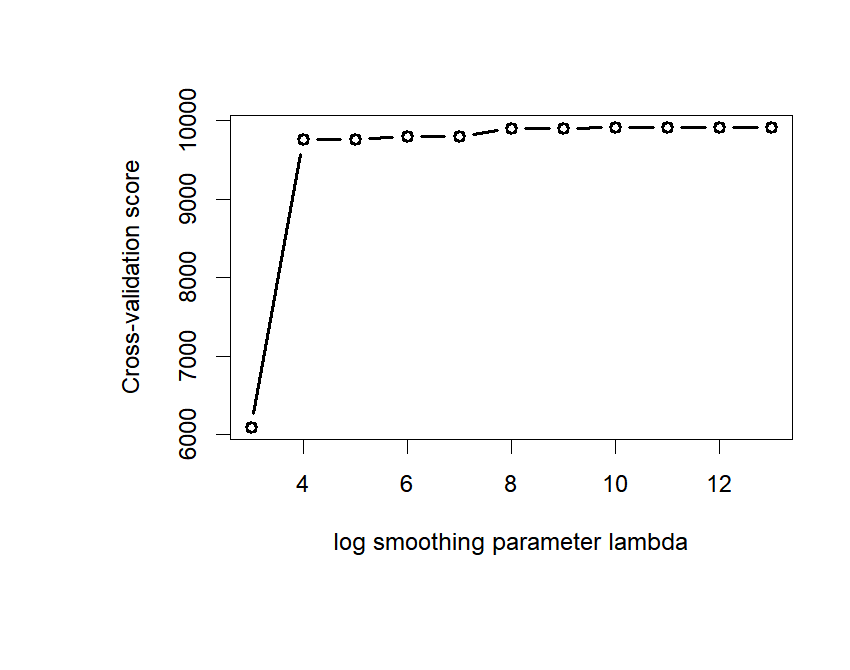

Generate this figure with R:
#y matrix
rm(list=ls())
library(dplyr)
library(plyr)
library(tidyverse)
library(tibble)
library(ggplot2)
library(fda)
# Load packages
library(caret)

df <- read.csv("C:/Users/Jenny/Desktop/4F90/FDA/dataset/ON_DAILY/X.csv")
Y <- read.csv("C:/Users/Jenny/Desktop/4F90/FDA/dataset/NFDB_point_stats/NFDB_point_txt/fireNOON.csv")
#date <- read.csv("C:/Users/Jenny/Desktop/4F90/FDA/dataset/NFDB_point_stats/NFDB_point_txt/cldweek.csv")

empty <- matrix(data = 0, ncol = 52)
yset1 = 1514:1908
yset2 = 1909:2303
yset3 = 2304:2698
yset4 = 2699:3093
yset5 = 3094:3488
yset = 2304:3488

#yset <- rbind(yset, yset1) # 1,3-5
# 1975 = 5*395
for(i in c(2304:3488,1514:1908)){
  for (i in i){
    new <-rbind(empty,df$precipitation[(i-1):(i-52)]) # previous 52 week 
    #print(new)
    empty <- new
  }
}                                            
Xmatrixtrain <- new[-1,] # matrix value - X train
firetrain <- Y[c(2304:3488,1514:1908),2] # NOofFire - Y
ytrain = log(firetrain)
ytrain[ytrain == "-Inf"]<- 0
new <- NULL
empty <- NULL
argvals = seq(0,52, len = 52)
nbasis =13
basisobj = create.bspline.basis(c(0,52),nbasis)
#plot(basisobj)
xstrain = smooth.basis(argvals=argvals, y=t(Xmatrixtrain), fdParobj=basisobj) 
xtrain<-xstrain$fd # fda function

xlisttrain = vector("list",2)
xlisttrain[[1]] = rep(1,1580)
xlisttrain[[2]] = xtrain

# test

# 1975 = 5*395
for(i in yset2){
  for (i in i){
    new <-rbind(empty,df$precipitation[(i-1):(i-52)]) # previous 52 week 
    #print(new)
    empty <- new
  }
}                                                                                                                                                                                                                                                                                                                                                                                                                                                                                                                                                                                                                                                                                                                                                                                                                                                                                                                                                                                                                                                                                                                                                                                                                                                                                                                                                                                                                                                                                                                                                                                                                                                                                                                                                                                                                                                                                                                                                                                                                                                                                                                                                                                                                                                                                                                                                                                                                                                                                                                                                                                                                                                                                                                                                                                                                                                                       

Xmatrixtest <- new # matrix value - X
firetest <- Y[yset2,2] # NOofFire - Y
ytest = log(firetest)
ytest[ytest == "-Inf"]<- 0
xstest = smooth.basis(argvals=argvals, y=t(Xmatrixtest), fdParobj=basisobj) 
xtest<-xstest$fd # fda function

xlisttest = vector("list",2)
xlisttest[[1]] = rep(1,length(yset2))
xlisttest[[2]] = xtest

# create a constant basis for the intercept
conbasis   = create.constant.basis(c(0,52))
#quartz()
#plot(conbasis)
# Define the small number of basis functions for beta(t)
# We do not use roughness penalty here

#--------------- Select the optimal lambda ---------------# 

loglam = seq(3,13,1)
nlam   = length(loglam)
SSE.CV = rep(NA,nlam)
for (ilam in 1:nlam) {
  print(paste("log lambda =", loglam[ilam]))
  lambda     = 10^(loglam[ilam])
  # Define the small number of basis functions for beta(t)
  # We do not use roughness penalty here
  nbasis =ilam # seq(3,100,by = 5) 
  betabasis5 = create.fourier.basis(c(0,52),nbasis)
  betalist1  = vector("list",2)
  betalist1[[1]] = conbasis
  betalist1[[2]] = betabasis5
  
  fRegressList1 =  fRegress(ytrain,xlisttrain,betalist1)
  names(fRegressList1)
  betaestlist1  = fRegressList1$betaestlist
  length(betaestlist1)
  # betaestlist1 has two elements. The first element is the intercept
  # The second element is the slope beta(t)
  
  # obtain beta(t)
  tempbetafd1   = betaestlist1[[2]]$fd
  
  #quartz()
  par(mfrow=c(1,1),mar = c(8, 8, 4, 2))
  plot(tempbetafd1, xlab="Precipitation", ylab="Beta for Fire")
  
  #predict 
  ytestfit = predict(fRegressList1, newdata=xlisttest$xtest, se.fit = FALSE)
  
  SSE.CV[ilam] = sum((ytest-ytestfit)^2) # Square Prediction Error  
  print(ilam) 
} 
plot(loglam,  SSE.CV, type="b", col=1,lty=1, lwd=2,
     xlab="log smoothing parameter lambda",
     ylab="Cross-validation score", cex.lab=1,cex.axis=1)
#plot(log(lambda), cv.lam, type="l", col=2,lty=1, lwd=2,ylab="CV") 
SSE.CV.opt = lambda[which.min(SSE.CV )] 
SSE.CV.opt 

#L = Xmatrixtrain%*%ginv(t(Xmatrixtrain)%*%Xmatrixtrain+cv.lam.opt)%*%t(Xmatrixtrain) 
#yhatcv = L%*%yset

#plot(X,yset,main="CV",xlab="log(Precipitation)",ylab="log(Fire)") 
#lines(x,yhatcv,col="green", lwd=2) 
